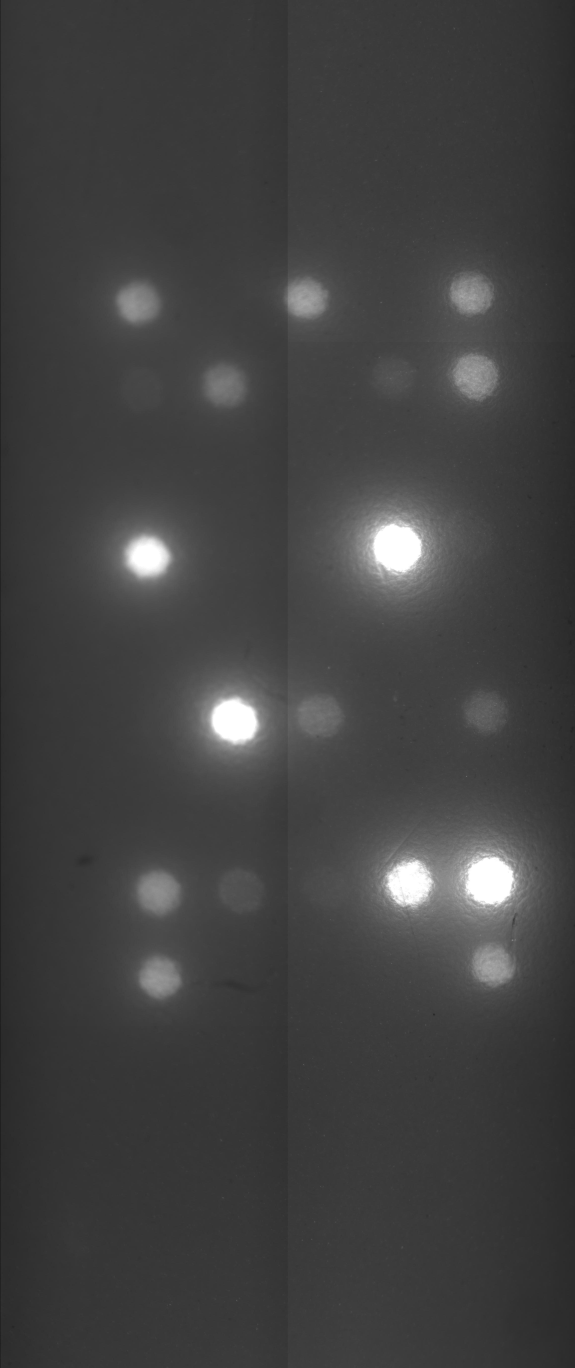
#> input picture 0pic_datasheet/V2.4Time2024-01-22/1.jpeg, 2300 x 5472 px, found by its file name (shown at 1/4 size)
$ python clink.py
#> lines starting #> are read from the running program, lines starting #| are printed output that depends on the picture
'''
    获取单点（区域内）灰度总和
'''

import numpy as np
import cv2 as cv
import tkinter.messagebox as tk


#   鼠标回调函数
def click_circle(event, x, y, flags, param):
    if event == cv.EVENT_LBUTTONDOWN:
        circle_s, averag_s, circle_m, averag_m, circle_l, averag_l = sum_gray(img_gray, x, y)
        cv.circle(img_gray, center=(x, y), radius=circle_s, color=0, thickness=5)
        cv.circle(img_gray, center=(x, y), radius=circle_m, color=0, thickness=5)
        cv.circle(img_gray, center=(x, y), radius=circle_l, color=0, thickness=5)
        print('============================')
        print('像素坐标：(%s,%s)\r\n'
              '小圆(半径%s)：%.2f\r\n'
              '中圆（半径%s）：%.2f\r\n'
              '大圆（半径%s）：%.2f'
              % (x, y, circle_s, averag_s, circle_m, averag_m, circle_l, averag_l))
        print('============================')
        # print(x,y)
        # print(img_array[y, x])


#   获取范围内灰度值总和
def sum_gray(img, x, y):
    circle_center = (x, y)  # 圆形圆心
    num = 20
    circle_min = 5
    circle_radius = np.zeros(num, dtype=int)
    for i in range(num):
        circle_radius[i] = circle_min + i * 5
    # print(circle_radius)
    # circle_radius_large = 100  # 圆形半径（大）

    gray_number = np.zeros(num, dtype=int)  # 获取灰度像素个数
    gray_sum = np.zeros(num, dtype=int)  # 获取灰度像素数值总和
    gray_averag = np.zeros(num, dtype=int)  # 灰度均值
    x_InitialPoint = x - circle_radius  # 横向初始值
    y_InitialPoint = y - circle_radius  # 纵向初始值
    # 遍历区域内符合要求的像素点
    # for i in range(num):
    #     for j in range(circle_radius[i] * 2 + 1):
    #         for k in range(circle_radius[i] * 2 + 1):
    #             gray_number[i]

    return 1, 1, 1, 1, 1, 1


#   读取图片
img_original = cv.imread('D:\\WorkSpace\\VIDAS\\0pic_datasheet\\V2.4Time2024-01-22\\1.jpeg')
#> img_original is the input picture: shape (5472, 2300, 3); min 0, max 255, mean 65.7
#   输出图像尺寸
print('图片尺寸：（宽 %s，高 %s）\r\n' % (img_original.shape[1], img_original.shape[0]))
#| 图片尺寸：（宽 2300，高 5472）
#   灰度化
img_gray = cv.cvtColor(img_original, cv.COLOR_RGB2GRAY)

#   获取图像每一点的灰度值
img_array = np.transpose(np.array(img_gray))
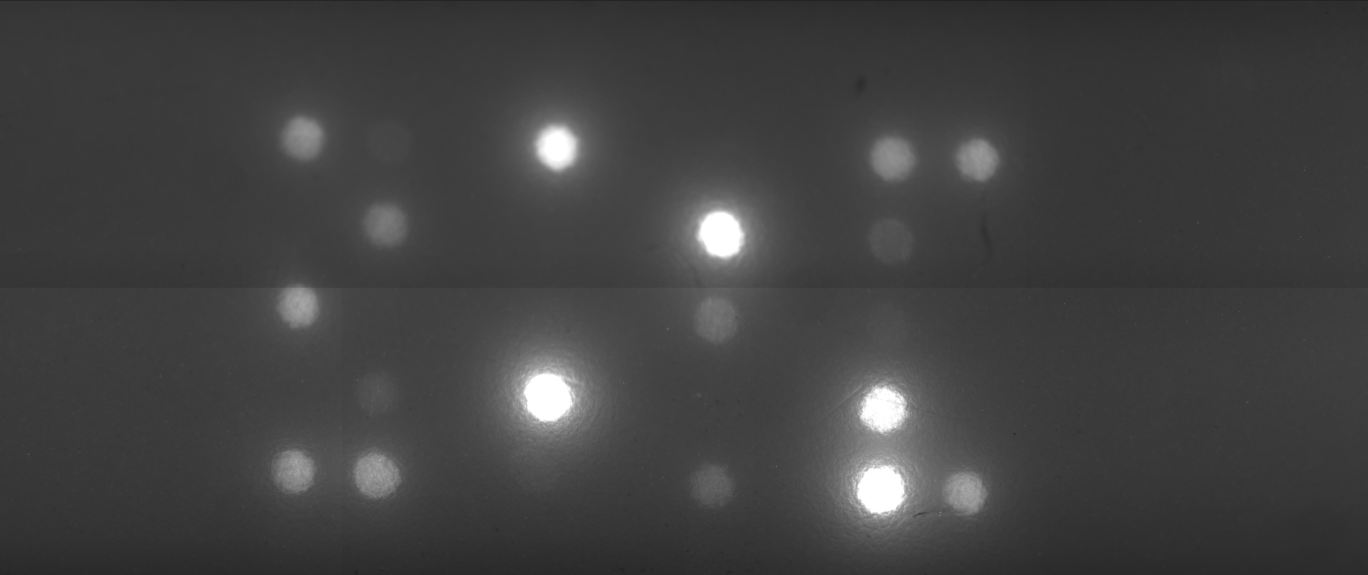
#> img_array: shape (2300, 5472) (shown at 1/4 size); min 0, max 255, mean 65.7
#   设置窗口名
cv.namedWindow(winname='drawing', flags=cv.WINDOW_KEEPRATIO)
cv.resizeWindow("drawing", 400, 900) #设置窗口大小
cv.moveWindow("drawing",200,50)
#   设置鼠标回调函数
cv.setMouseCallback('drawing', click_circle)

while True:
    #   显示图片
    cv.imshow('drawing', img_gray)
    # 按 q 键退出
    if cv.waitKey(1) & 0xFF == ord('q'):
        # print(img.shape)
#> (key q is pressed here)
        break
    elif cv.waitKey(1) & 0xFF == ord('w'):
        img_gray = cv.cvtColor(img_original, cv.COLOR_RGB2GRAY)

cv.destroyAllWindows()

$ run again, with 0pic_datasheet/V2.4Time2024-01-22/3.jpeg copied over 0pic_datasheet/V2.4Time2024-01-22/1.jpeg
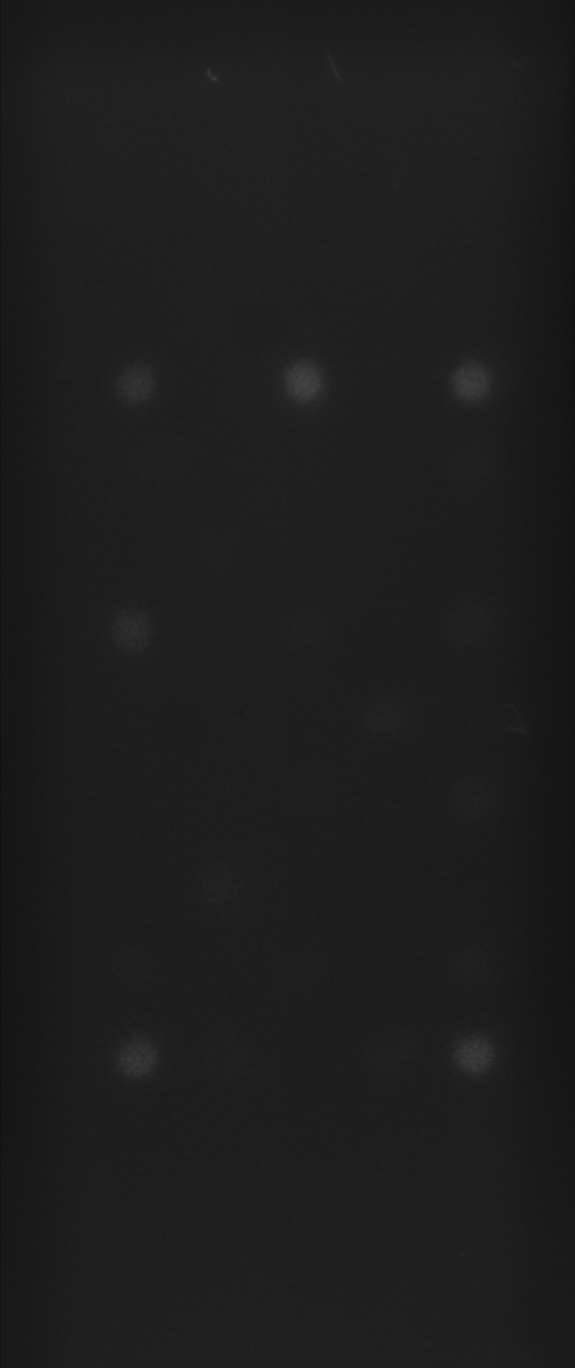
#> input picture 0pic_datasheet/V2.4Time2024-01-22/3.jpeg, 2300 x 5472 px, found by its file name (shown at 1/4 size)
#> img_original is the input picture: shape (5472, 2300, 3); min 0, max 69, mean 29.5
#| 图片尺寸：（宽 2300，高 5472）
#> `img_array = np.transpose(np.array(img_gray))`:
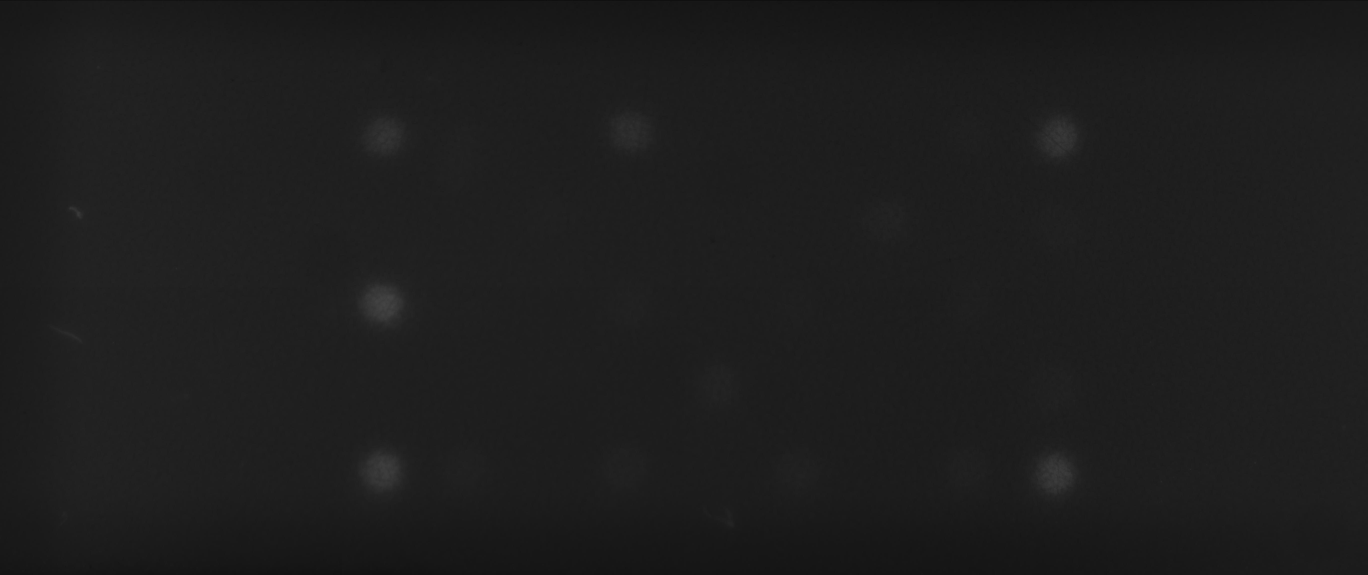
#> img_array: shape (2300, 5472) (shown at 1/4 size); min 0, max 69, mean 29.5
